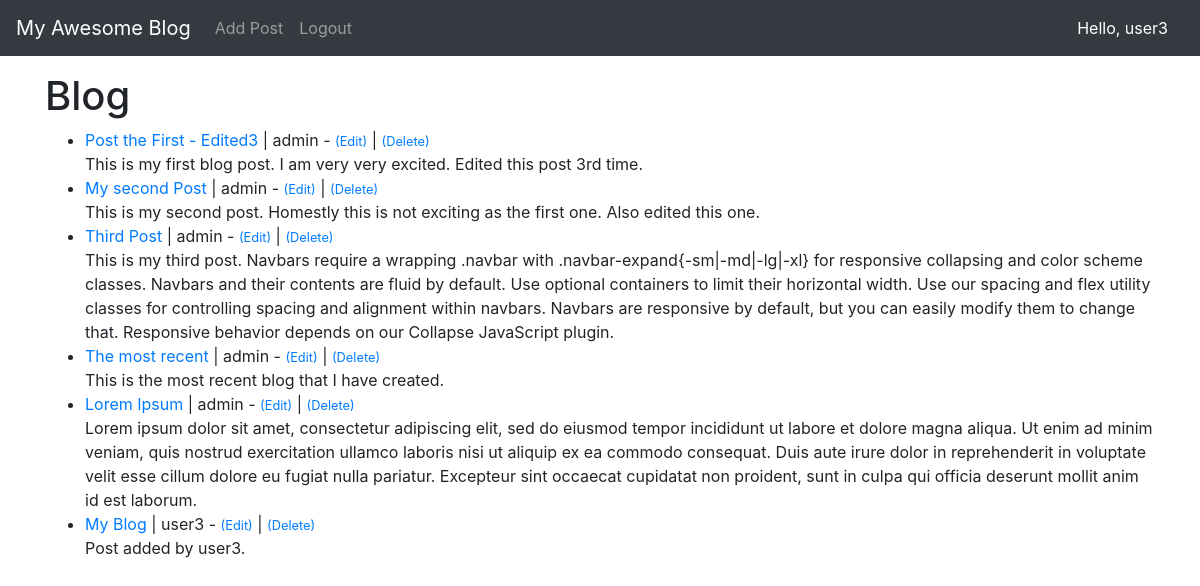
The page / (signed in) on the database its author committed.
### theblog/models.py (models this page shows, shortened)
class Post(models.Model):
    title = models.CharField(max_length=255)
    author = models.ForeignKey(User, on_delete=models.CASCADE)
    body = models.TextField()
    post_date = models.DateField(auto_now_add=True)

### theblog/views.py (the view)
# urls.py: path('', home_view, name='home'),
def home_view(request):
    qs = Post.objects.all()
    context = {'posts': qs}
    return render(request, 'home.html', context)

### theblog/templates/home.html
{% extends 'base.html' %}
{% block content %}
<h1>Blog</h1>
<ul>
    {% for post in posts %}
    <li>
        <a href="{% url 'post-detail' post.pk %}">{{post.title}}</a> | {{post.author}}
        {% if request.user.is_authenticated %}
        - <small><a href="{% url 'update-post' post.pk %}" class="">(Edit)</a></small> | <small><a
                href="{% url 'delete-post' post.pk %}" class="">(Delete)</a></small>
        {% endif %}
        <br>
        {{post.body}}
    </li>
    {% endfor %}
</ul>
{% endblock %}

### theblog/templates/navbar.html (shortened to what this page needs)
<nav class="navbar navbar-expand-lg navbar-dark bg-dark">
    <a class="navbar-brand" href="{% url 'home' %}">My Awesome Blog</a>
    <div class="collapse navbar-collapse" id="navbarSupportedContent">
        <ul class="navbar-nav mr-auto">
            <li class="nav-item">
                <a class="nav-link" href="{% url 'add_post' %}">Add Post</a>
            </li>
            {% if request.user.is_authenticated %}
            <li class="nav-item">
                <a class="nav-link" href="{% url 'logout' %}">Logout</a>
            </li>
            {% endif %}
        </ul>
        {% if request.user.is_authenticated %}
        <p class="navbar-nav nav-link"><span>Hello, {{request.user.username}}</span></p>
        {% endif %}
    </div>
</nav>

### theblog/templates/navbar.html (style rules this page uses)
.nav-link span { color: #fff; }

### rows shown on the page
Post: title "Post the First - Edited3", author "admin", body "This is my first blog post. I am very very excited. Edited this post 3rd time."
Post: title "My second Post", author "admin", body "This is my second post. Homestly this is not exciting as the first one. Also edited this one."
Post: title "Third Post", author "admin", body "This is my third post. Navbars require a wrapping .navbar with .navbar-expand{-sm|-md|-lg|-xl} for responsive collapsing and color scheme classes. Navbars and their contents are fluid by default. Use optional containers to limit their horizontal width. Use our spacing and flex utility classes for controlling spacing and alignment within navbars. Navbars are responsive by default, but you can easily modify them to change that. Responsive behavior depends on our Collapse JavaScript plugin."
Post: title "The most recent", author "admin", body "This is the most recent blog that I have created."
Post: title "Lorem Ipsum", author "admin", body "Lorem ipsum dolor sit amet, consectetur adipiscing elit, sed do eiusmod tempor incididunt ut labore et dolore magna aliqua. Ut enim ad minim veniam, quis nostrud exercitation ullamco laboris nisi ut aliquip ex ea commodo consequat. Duis aute irure dolor in reprehenderit in voluptate velit esse cillum dolore eu fugiat nulla pariatur. Excepteur sint occaecat cupidatat non proident, sunt in culpa qui officia deserunt mollit anim id est laborum."
Post: title "My Blog", author "user3", body "Post added by user3."

### other values the page prints
{{ request.user.username }} "user3"
